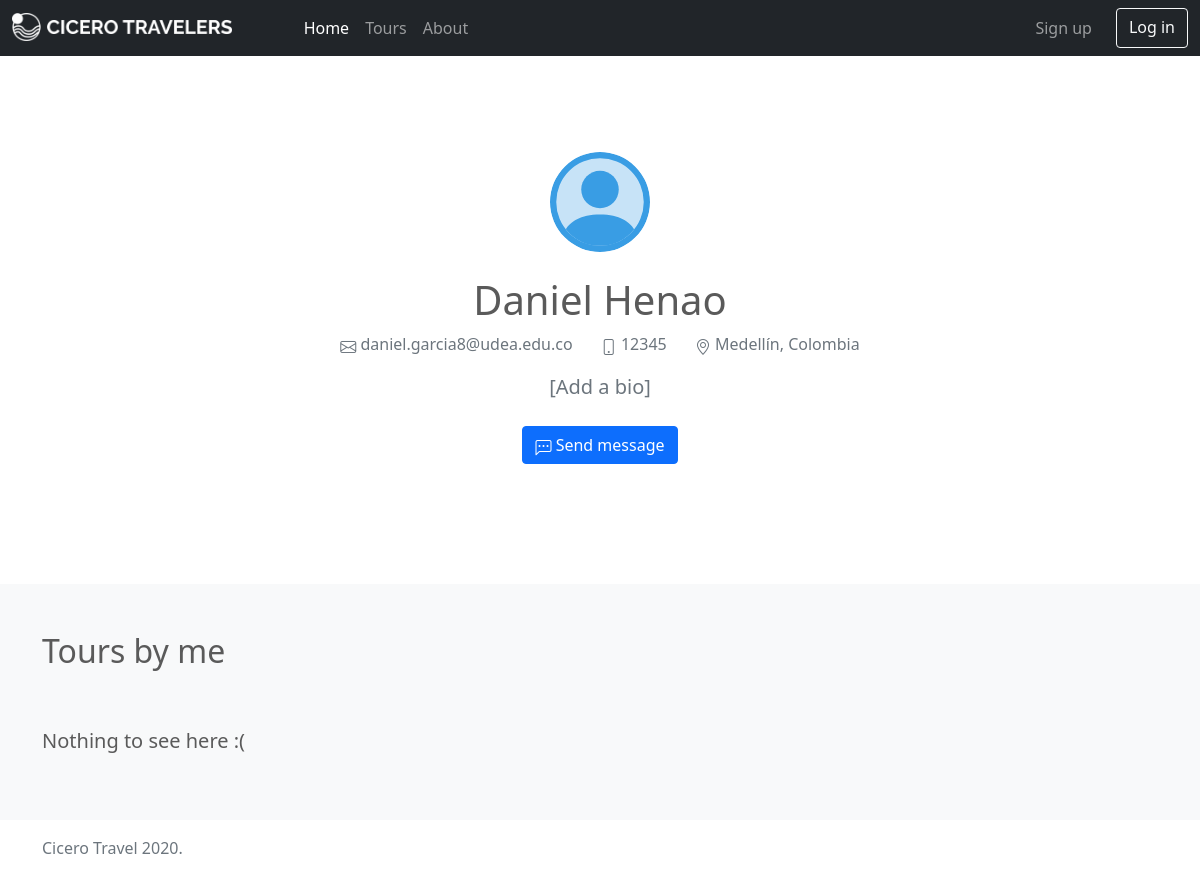
Screenshot of /users/2/profile with the database file from the repository.
### ciceropage/models/profiles.py (models this page shows)
class Profile(db.Model):
    __tablename__ = 'profiles'
    user_id = db.Column(db.Integer, db.ForeignKey(User.user_id), primary_key=True)
    picture = db.Column(db.Text)
    city = db.Column(db.Text)
    name = db.Column(db.Text, nullable=False)
    last_name = db.Column(db.Text, nullable=False)
    bio = db.Column(db.Text)
    identification_type = db.Column(db.String(10), nullable=False)
    identification_number = db.Column(db.String(20), nullable=False)
    phone = db.Column(db.String(14))
    country_id = db.Column(db.Integer, db.ForeignKey(Country.country_id))
    user = db.relationship(User, back_populates="profile")
    country = db.relationship(Country)

### ciceropage/models/users.py (models this page shows, shortened)
class User(UserMixin, db.Model):
    __tablename__ = 'users'
    user_id = db.Column(db.Integer, primary_key=True)
    email = db.Column(db.String(64), unique=True, index=True)
    password = db.Column(db.String(200))  # this is a hashed password
    type = db.Column(db.String(100), default='tourist')
    is_active = db.Column(db.Boolean, default=False)
    joined_on = db.Column(db.DateTime, default=datetime.utcnow())
    profile = db.relationship('Profile', uselist=False, back_populates="user")
    tours = db.relationship('Tour', back_populates="author")
    reviews = db.relationship('Review', back_populates="user")
    languages = db.relationship('UserLanguage')
    favorites = db.relationship('Favorite')

### ciceropage/models/locations.py (models this page shows)
class Country(db.Model):
    __tablename__ = 'countries'
    country_id = db.Column(db.Integer, primary_key=True)
    name = db.Column(db.String(40), nullable=False)
    calling_code = db.Column(db.String(4), nullable=False)
    iso_code = db.Column(db.String(4), nullable=False)
    tours = db.relationship("Tour", back_populates="country")
    users = db.relationship("Profile", back_populates="country")

### ciceropage/views/users.py (the view)
@users.route('/<user_id>/profile', methods=['GET'])
def profile(user_id):
    if user_id == 'me':
        user = current_user
    else:
        user = User.query.get(int(user_id))
    if user:
        page = request.args.get('page', 1, type=int)
        tour_list = Tour.query.filter_by(user_id=user.user_id).order_by(
            Tour.date.desc()
        )
        if not current_user.is_authenticated or current_user.user_id != user.user_id:
            tour_list = tour_list.filter_by(status='published')
        tour_list = tour_list.paginate(
            page=page, per_page=10
        )
        return render_template('pages/users/profile.html', user=user, tours=tour_list)
    abort(404)

### templates/pages/users/profile.html (shortened to what this page needs)
{% extends 'layout/base.html' %}
{% block content %}
<section class="py-5 text-center container">
    <div class="row py-lg-5">
      <div class="col-lg-6 col-md-8 mx-auto">
        <div class="profile-img-container mx-auto mb-4">
        </div>
        <h1 class="fw-light">{{ user.profile.name }} {{ user.profile.last_name }}</h1>
        <p class="text-muted">
          <span class="me-4"><i class="bi bi-envelope"></i> {{ user.email }}</span>
          <span class="me-4"><i class="bi bi-phone"></i> {{ user.profile.phone }}</span>
          <span><i class="bi bi-geo-alt"></i> {{ user.profile.city }}, {{ user.profile.country.name }}</span>
        </p>
        <p class="lead text-muted">
          {% if user.profile.bio %}
          {{ user.profile.bio }}
          {% else %}
          [Add a bio]
          {% endif %}
        </p>
        <p>
          {% if not current_user == user %}
          <a href="{{ url_for('users.chat_to', user_id=user.user_id) }}" class="btn btn-primary my-2"><i class="bi bi-chat-left-dots"></i>  Send message</a>
          {% else %}
          <a href="{{ url_for('users.edit', user_id=user.user_id) }}" class="btn btn-primary my-2"><i class="bi bi-pencil-square"></i> Edit profile</a>
          {% endif %}
        </p>
      </div>
    </div>
  </section>
  <div class="album py-5 bg-light">
    <div class="container">
      <div class="row">
            <div class="mb-5">
        <h2>Tours by me</h2>
        </div>
      </div>
      {% include 'sections/tours-list.html' %}
    </div>
  </div>
{% endblock %}

### static/css/custom.css (style rules this page uses)
html { min-height: 100%; }
body { min-height: 100vh; }
.profile-img-container, .card-pic-container { width: 60px; height: 60px; border-radius: 30px; overflow: hidden; background-color: #c7e3f7; }
.profile-img-container { width: 100px; height: 100px; border-radius: 50px; }

### static/css/homepage.css (style rules this page uses)
body { color: #5a5a5a; }

### rows the page displays
Profile: profile.name "Daniel", profile.last_name "Henao", profile.phone "12345", profile.city "Medellín"
User: email "daniel.garcia8@udea.edu.co"
Country: profile.country.name "Colombia"
